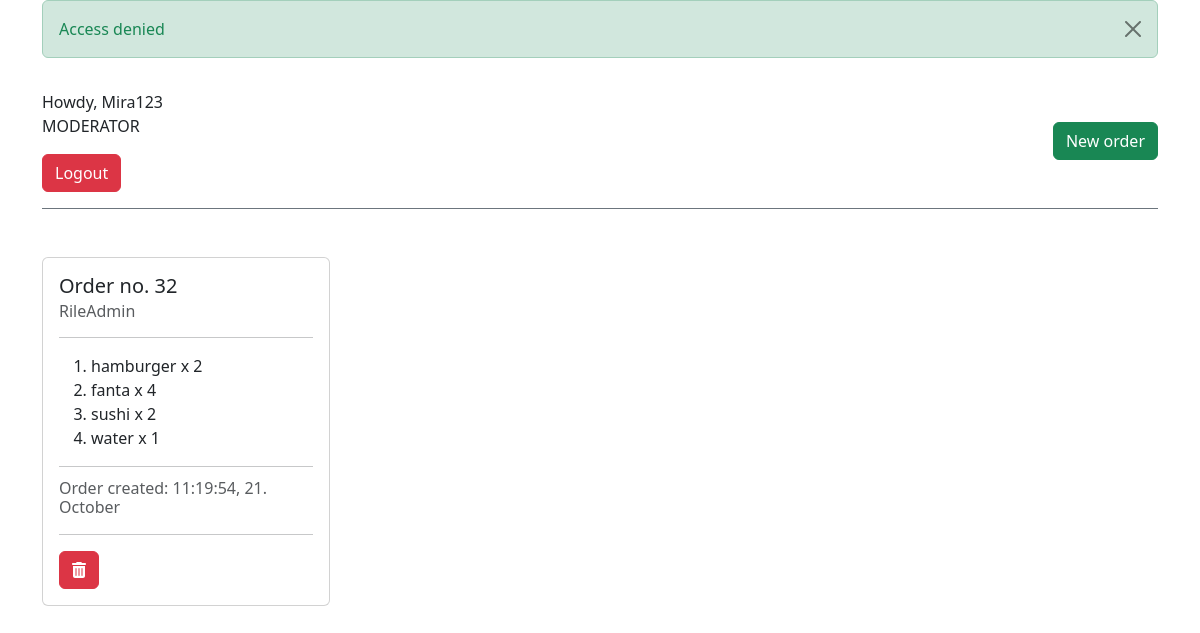
Page /dashboard.php (signed in) on the committed database.
### tables this page shows
CREATE TABLE `users` (
  `id` int(11) NOT NULL,
  `username` varchar(255) NOT NULL,
  `email` varchar(255) NOT NULL,
  `password` varchar(255) NOT NULL,
  `role_id` int(11) NOT NULL,
  `created_at` date NOT NULL DEFAULT current_timestamp(),
  `is_deleted` tinyint(1) NOT NULL DEFAULT 0
);

CREATE TABLE `roles` (
  `id` int(11) NOT NULL,
  `name` varchar(255) NOT NULL,
  `created_at` date NOT NULL DEFAULT current_timestamp(),
  `is_deleted` tinyint(1) NOT NULL DEFAULT 0
);

CREATE TABLE `foods_orders` (
  `foods_id` int(11) NOT NULL,
  `quantity` varchar(11) DEFAULT NULL,
  `orders_id` int(11) NOT NULL
);

CREATE TABLE `foods` (
  `id` int(11) NOT NULL,
  `name` varchar(255) NOT NULL,
  `category_id` int(11) NOT NULL,
  `created_at` date NOT NULL DEFAULT current_timestamp(),
  `is_deleted` tinyint(1) NOT NULL DEFAULT 0
);

### functions/functions.php (called while the page is built, shortened)
<?php
    function fetch_orders() {
        global $conn;
        $sql = "SELECT orders.id as id, users.username as username, foods.name as foods, categories.name as category, foods_orders.quantity as quantity, orders.created_at as created FROM `foods_orders` JOIN foods ON foods_orders.foods_id = foods.id JOIN orders ON foods_orders.orders_id = orders.id JOIN users ON orders.user_id = users.id JOIN categories ON foods.category_id = categories.id WHERE orders.is_deleted = 0 ORDER BY orders.created_at DESC;";
        $run = $conn->query($sql);
        $results = $run->fetch_all(MYSQLI_ASSOC);
        if(!empty($results)){
            return $results;
        }else{
            return false;
        }
    }
    function get_user($user_id){
        global $conn;
        $sql = "SELECT users.username, users.email, users.created_at, roles.id as role_id, roles.name as 'role' FROM `users` JOIN roles ON users.role_id = roles.id WHERE users.id = $user_id";
        $run = $conn->query($sql);
        return $run->fetch_assoc();
    }

### dashboard.php (the view, shortened to what this page needs)
<?php
    $role_whitelist = [1, 2];
    $user_id = $_SESSION["user_id"];
    $user = get_user($user_id);
?>
<!DOCTYPE html>
<html lang="en">
<head>
    <link href="https://cdn.jsdelivr.net/npm/bootstrap@5.3.1/dist/css/bootstrap.min.css" rel="stylesheet">
    <link rel="stylesheet" href="https://cdnjs.cloudflare.com/ajax/libs/font-awesome/6.4.2/css/all.min.css" />
</head>
<body>
    <div class="container">
        <header>
            <?php if(isset($_SESSION["message"])) : ?>
                <div class="alert alert-success alert-dismissible fade show" role="alert">
                    <span class="text-success"><?=$_SESSION["message"]?></span>
                    <button type="button" class="btn-close" data-bs-dismiss="alert" aria-label="Close"></button>
                </div>
            <?php endif; ?>
            <nav class="border border-secondary border-top-0 border-start-0 border-end-0 py-3 text-center d-flex justify-content-between align-items-center">
                <div class="text-start">
                    <p>Howdy, <?= $user['username']?> <br> <?= strtoupper($user['role']) ?></p>
                    <a href="logout.php" class="btn btn-danger">Logout</a>
                </div>
                <div>
                    <?php if(in_array($user["role_id"], $role_whitelist)) : ?>
                    <form action="create_order.php" method="post">
                        <button class="btn btn-success">New order</button>
                    </form>
                    <?php endif; ?>
                </div>
            </nav>
        </header>
        <main>
            <div class="row my-5">
            <?php
                $orders = fetch_orders();
                $orders_element = [];
                foreach($orders as $order){
                    $orders_element[$order['id']]['id']=$order['id'];
                    $orders_element[$order['id']]['username'] = $order['username'];
                    $orders_element[$order['id']]['created'] = $order['created'];
                    $orders_element[$order['id']]['foods'][]=array('foods'=>$order['foods'], 'quantity' => $order['quantity']);
                }
                foreach($orders_element as $element) : $id = $element["id"] ?>
                <div class="col-md-3">
                <div class="card" style="width: 18rem;" id="<?= $id ?>">
                        <div class="card-body">
                            <h5 class="card-title">Order no. <?= $id ?></h5>
                            <h6 class="card-subtitle mb-2 text-body-secondary"><?= $element["username"]?></h6>
                            <hr>
                            <ol>
                                <?php
                                    $foods = $element["foods"];
                                    foreach($foods as $food){
                                        echo '<li class="card-text">'.$food["foods"].' x ' . $food["quantity"] .'</li>';
                                    }
                                ?>
                            </ol>
                            <hr>
                            <h6 class="card-subtitle mb-2 text-body-secondary">Order created: <?= date('H:i:s, d. F', strtotime($element["created"]))?></h6>
                            <hr>
                            <a href="remove_order.php?id=<?=$id?>" class="btn btn-danger"><i class="fa-solid fa-trash-can"></i></a>
                        </div>
                    </div>
                </div>
                <?php endforeach;?>
            </div>
        </main>
    </div>
</body>
</html>

### rows in the picture
users: username "Mira123", role.name "MODERATOR"
foods_orders: foods.name "hamburger", quantity "2"
foods_orders: foods.name "fanta", quantity "4"
foods_orders: foods.name "sushi", quantity "2"
foods_orders: foods.name "water", quantity "1"

### other values in the picture
$_SESSION["message"] "Access denied"
$id "32"
$element["username"] "RileAdmin"
date('H:i:s, d. F', strtotime($element["created"])) "11:19:54, 21. October"
